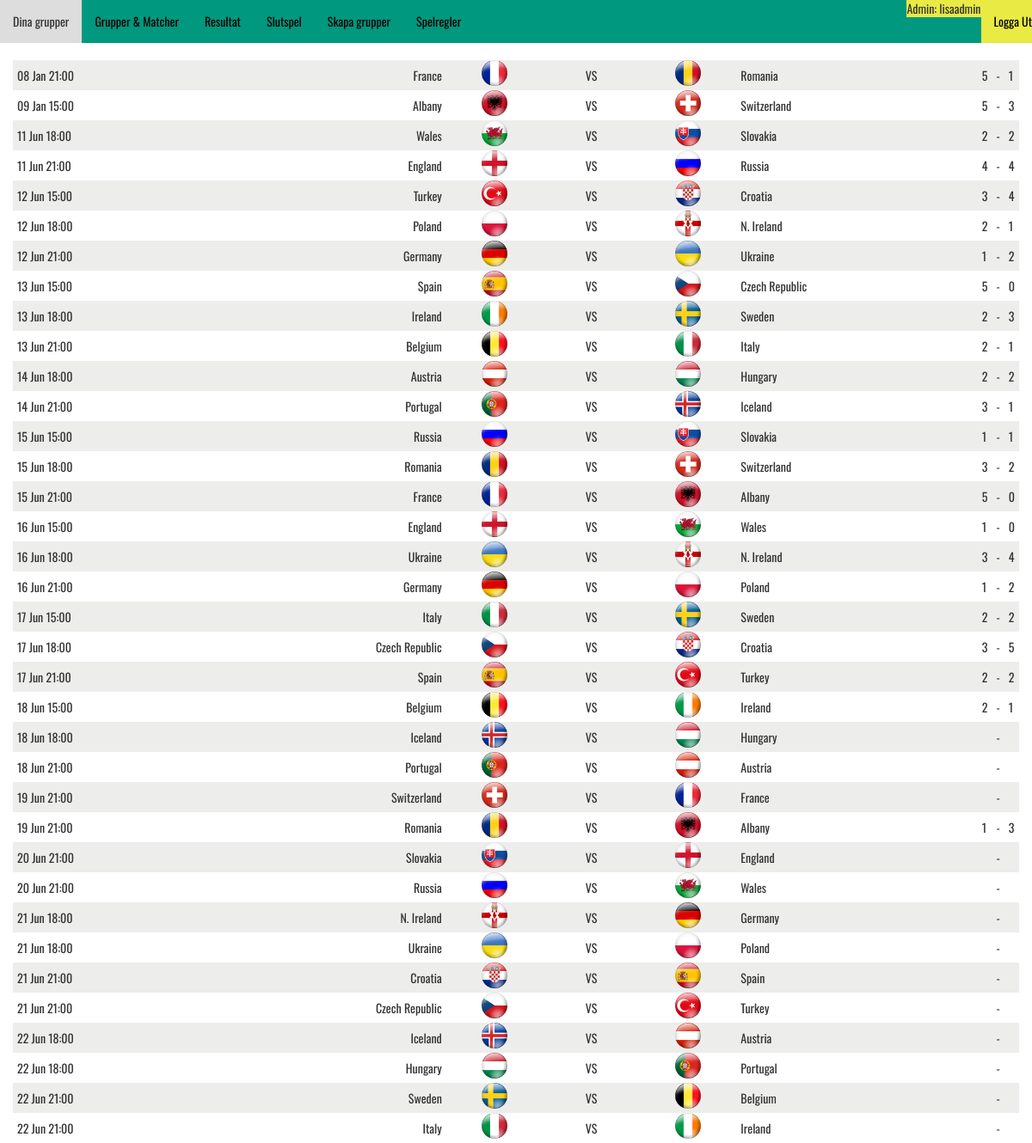
The app's page /results.php (signed in) with its own data.
### tables this page shows
CREATE TABLE IF NOT EXISTS `results` (
`result_id` int(11) NOT NULL,
  `game_id` int(11) NOT NULL,
  `result_goal_home` int(11) NOT NULL,
  `result_goal_away` int(11) NOT NULL
);

CREATE TABLE IF NOT EXISTS `game_match` (
`game_id` int(11) NOT NULL,
  `home_team_id` int(11) NOT NULL,
  `away_team_id` int(11) NOT NULL,
  `game_start` datetime NOT NULL
);

### results.php (the view, shortened to what this page needs)
<?php include 'includes/header.php'; ?>
<?php include 'includes/menu.php'; ?>
<div class="container">
	<div class="row">
		<table class="table1 col-sm-12">
			<tbody>
			<?php
						$query = "SELECT allGames.*, results.result_goal_home, results.result_goal_away FROM
							  (SELECT T1.team_name as team_home, T2.team_name as team_away,
							  			T1.team_flag as home_flag, T2.team_flag as away_flag, game_match.*
							  FROM game_match, teams T1, teams T2
							  WHERE T1.team_id=game_match.home_team_id AND
							  		T2.team_id=game_match.away_team_id) as allGames
							  LEFT OUTER JOIN
							  (SELECT * FROM results) as results
							  ON allGames.game_id = results.game_id
							  ORDER BY allGames.game_id";
			$result = mysqli_query($db_connect, $query);
			while($row = mysqli_fetch_assoc($result)){
				$home_name = $row["team_home"];
				$away_name = $row["team_away"];
				$home_flag = $row["home_flag"];
				$away_flag = $row["away_flag"];
				$goal_home = $row["result_goal_home"];
				$goal_away = $row["result_goal_away"];
				$game_start = $row['game_start'];
				?>
				<tr>
					<td style="width:20%"><?php echo date("d M H:i", strtotime($game_start)); ?></td>
					<td style="width:25%; text-align:right;"><?php echo $home_name;?></td>
					<td style="width:10%; text-align:center;"><img class="flag" src="img/<?php echo $home_flag; ?>" /></td>
					<td style="width:10%; text-align:center;"> VS </td>
					<td style="width:10%; text-align:center;"><img class="flag" src="img/<?php echo $away_flag; ?>" /></td>
					<td style="width:25%"><?php echo $away_name;?></td>
					<td><?php echo $goal_home; ?></td>
					<td>-</td>
					<td><?php echo $goal_away; ?></td>
				</tr>
				<?php
			}
			?>
			</tbody>
		</table>
	</div>
</div>
<?php include 'includes/footer.php'; ?>

### css/style.css (style rules this page uses)
html { font-family: sans-serif; -ms-text-size-adjust: 100%; -webkit-text-size-adjust: 100%; }
body { margin: 0; }
img { border: 0; }
table { border-collapse: collapse; border-spacing: 0; }
td, th { padding: 0; }
body { font-family: 'Oswald', sans-serif; background-color: white; }
.flag { width: 30px; height: 30px; margin-top: -5px; }
* { margin: 0; padding: 0; }
th, td { padding: 5px; }
.table1 tr:nth-child(odd) { background-color: #EDEDEC; }

### records on screen
results: game.game_start "08 Jan 21:00", home_name "France", shows a picture, away_name "Romania", result_goal_home "5", result_goal_away "1"
results: game.game_start "09 Jan 15:00", home_name "Albany", shows a picture, away_name "Switzerland", result_goal_home "5", result_goal_away "3"
results: game.game_start "11 Jun 18:00", home_name "Wales", shows a picture, away_name "Slovakia", result_goal_home "2", result_goal_away "2"
results: game.game_start "11 Jun 21:00", home_name "England", shows a picture, away_name "Russia", result_goal_home "4", result_goal_away "4"
results: game.game_start "12 Jun 15:00", home_name "Turkey", shows a picture, away_name "Croatia", result_goal_home "3", result_goal_away "4"
results: game.game_start "12 Jun 18:00", home_name "Poland", shows a picture, away_name "N. Ireland", result_goal_home "2", result_goal_away "1"
results: game.game_start "12 Jun 21:00", home_name "Germany", shows a picture, away_name "Ukraine", result_goal_home "1", result_goal_away "2"
results: game.game_start "13 Jun 15:00", home_name "Spain", shows a picture, away_name "Czech Republic", result_goal_home "5", result_goal_away "0"
results: game.game_start "13 Jun 18:00", home_name "Ireland", shows a picture, away_name "Sweden", result_goal_home "2", result_goal_away "3"
results: game.game_start "13 Jun 21:00", home_name "Belgium", shows a picture, away_name "Italy", result_goal_home "2", result_goal_away "1"
results: game.game_start "14 Jun 18:00", home_name "Austria", shows a picture, away_name "Hungary", result_goal_home "2", result_goal_away "2"
results: game.game_start "14 Jun 21:00", home_name "Portugal", shows a picture, away_name "Iceland", result_goal_home "3", result_goal_away "1"
results: game.game_start "15 Jun 15:00", home_name "Russia", away_name "Slovakia", result_goal_home "1", result_goal_away "1"
results: game.game_start "15 Jun 18:00", home_name "Romania", away_name "Switzerland", result_goal_home "3", result_goal_away "2"
results: game.game_start "15 Jun 21:00", home_name "France", away_name "Albany", result_goal_home "5", result_goal_away "0"
results: game.game_start "16 Jun 15:00", home_name "England", away_name "Wales", result_goal_home "1", result_goal_away "0"
results: game.game_start "16 Jun 18:00", home_name "Ukraine", away_name "N. Ireland", result_goal_home "3", result_goal_away "4"
results: game.game_start "16 Jun 21:00", home_name "Germany", away_name "Poland", result_goal_home "1", result_goal_away "2"
results: game.game_start "17 Jun 15:00", home_name "Italy", away_name "Sweden", result_goal_home "2", result_goal_away "2"
results: game.game_start "17 Jun 18:00", home_name "Czech Republic", away_name "Croatia", result_goal_home "3", result_goal_away "5"
results: game.game_start "17 Jun 21:00", home_name "Spain", away_name "Turkey", result_goal_home "2", result_goal_away "2"
results: game.game_start "18 Jun 15:00", home_name "Belgium", away_name "Ireland", result_goal_home "2", result_goal_away "1"
game_match: game_start "18 Jun 18:00", home_name "Iceland", away_name "Hungary"
game_match: game_start "18 Jun 21:00", home_name "Portugal", away_name "Austria"
game_match: game_start "19 Jun 21:00", home_name "Switzerland", shows a picture, away_name "France"
results: game.game_start "19 Jun 21:00", home_name "Romania", away_name "Albany", result_goal_home "1", result_goal_away "3"
game_match: game_start "20 Jun 21:00", home_name "Slovakia", shows a picture, away_name "England"
game_match: game_start "20 Jun 21:00", home_name "Russia", away_name "Wales"
game_match: game_start "21 Jun 18:00", home_name "N. Ireland", shows a picture, away_name "Germany"
game_match: game_start "21 Jun 18:00", home_name "Ukraine", away_name "Poland"
game_match: game_start "21 Jun 21:00", home_name "Croatia", shows a picture, away_name "Spain"
game_match: game_start "21 Jun 21:00", home_name "Czech Republic", away_name "Turkey"
game_match: game_start "22 Jun 18:00", home_name "Iceland", away_name "Austria"
game_match: game_start "22 Jun 18:00", home_name "Hungary", shows a picture, away_name "Portugal"
game_match: game_start "22 Jun 21:00", home_name "Sweden", shows a picture, away_name "Belgium"
game_match: game_start "22 Jun 21:00", home_name "Italy", away_name "Ireland"

### other values on screen
$_SESSION['user_name'] "lisaadmin"
